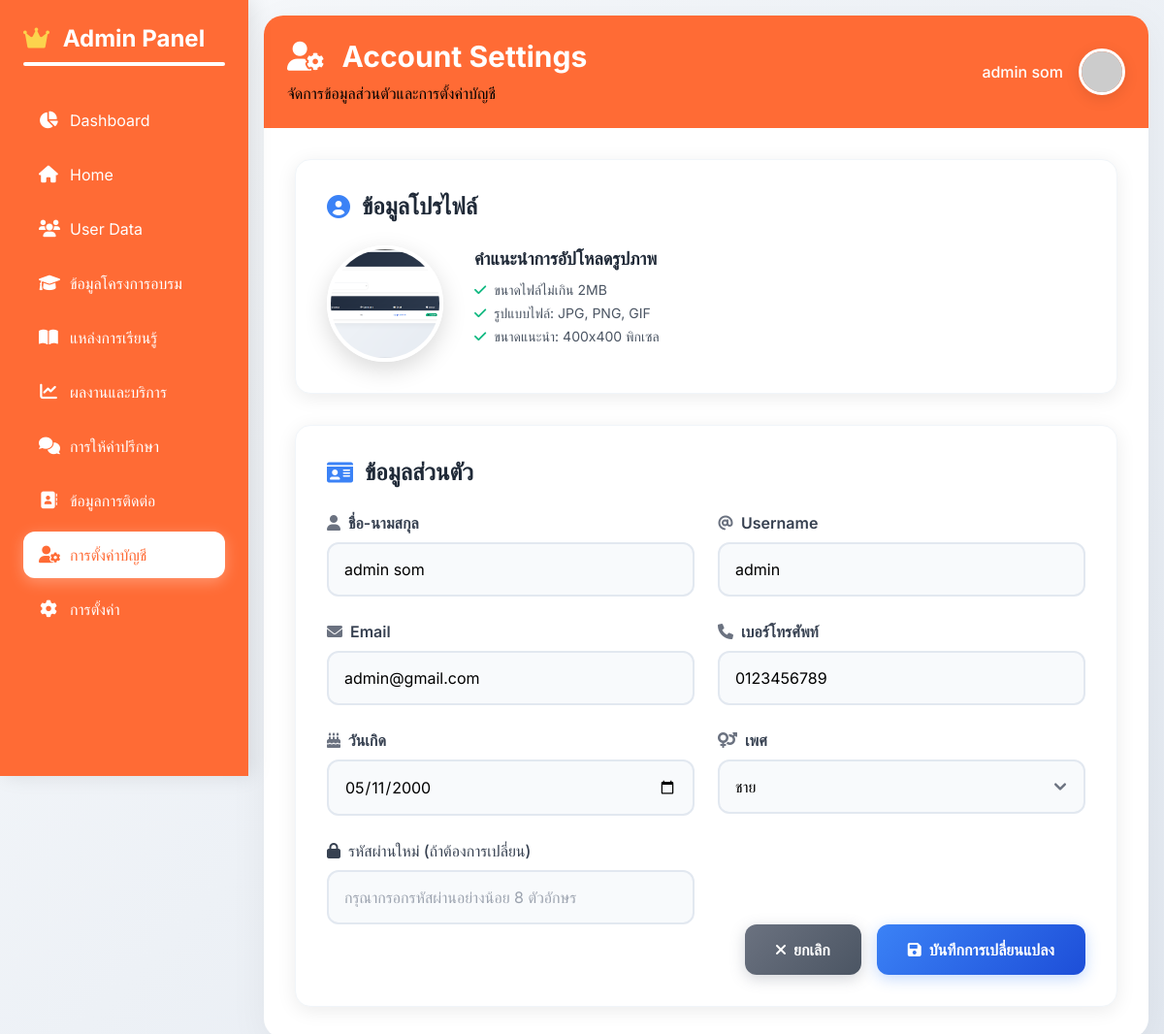
/admin/account_setting.php (signed in), run on the app's committed database.
### tables this page shows
CREATE TABLE `members` (
  `id` int(11) NOT NULL,
  `MemberID` varchar(20) NOT NULL,
  `FullName` varchar(100) NOT NULL,
  `ProfileImage` varchar(255) DEFAULT NULL,
  `Username` varchar(50) NOT NULL,
  `Password` varchar(255) NOT NULL,
  `Email` varchar(100) DEFAULT NULL,
  `Telephone` varchar(20) DEFAULT NULL,
  `BirthDate` date DEFAULT NULL,
  `Occupation` varchar(100) DEFAULT NULL,
  `Address` text DEFAULT NULL,
  `District` varchar(100) DEFAULT NULL,
  `SubDistrict` varchar(100) DEFAULT NULL,
  `Province` varchar(100) DEFAULT NULL,
  `ZipCode` varchar(10) DEFAULT NULL,
  `role_id` int(11) DEFAULT NULL,
  `Gender` varchar(10) NOT NULL DEFAULT 'อื่น ๆ',
  `Firstname` varchar(50) NOT NULL,
  `Lastname` varchar(50) NOT NULL
);

### functions/admin/account_setting.php (called while the page is built, shortened)
<?php
require_once __DIR__ . '/../../config/db.php';
$userId = $_SESSION['user_id'];
function getAdminById($conn, $userId) {
    $stmt = $conn->prepare("SELECT id, FullName, Username, Email, BirthDate, Telephone, Gender, ProfileImage FROM members WHERE id = ? AND role_id = 1");
    $stmt->bind_param("i", $userId);
    $stmt->execute();
    $result = $stmt->get_result();
    if ($result->num_rows === 1) {
        $user = $result->fetch_assoc();
        return $user;
    }
    return null;
}
$user = getAdminById($conn, $userId);
?>

### admin/account_setting.php (the view, shortened to what this page needs)
<?php
require_once '../config/db.php';
require_once '../functions/admin/account_setting.php';
$fullName = $user['FullName'];
$username = $user['Username'];
$email = $user['Email'];
$phone = $user['Telephone'];
$gender = $user['Gender'];
$birthday = date('Y-m-d', strtotime($user['BirthDate']));
?>
<!DOCTYPE html>
<html lang="th">
<head>
    <link href="https://unpkg.com/tailwindcss@^2/dist/tailwind.min.css" rel="stylesheet">
    <link href="https://cdnjs.cloudflare.com/ajax/libs/font-awesome/6.0.0/css/all.min.css" rel="stylesheet">
</head>
<body>
    <div class="flex min-h-screen">
        <?php include '../includes/sidebarAdmin.php'; ?>
        <div class="flex-1">
            <div class="main-content animate-fade-in-up">
                <div class="header-gradient p-6">
                    <div class="flex justify-between items-center">
                        <div>
                            <h1 class="text-3xl font-bold text-white mb-2">
                                <i class="fas fa-user-cog mr-3"></i>
                                Account Settings
                            </h1>
                            <p class="text-slate-300">จัดการข้อมูลส่วนตัวและการตั้งค่าบัญชี</p>
                        </div>
                        <div class="flex items-center space-x-4">
                            <span class="text-white font-medium"><?= htmlspecialchars($fullName) ?></span>
                            <img src="https://via.placeholder.com/40" class="rounded-full w-12 h-12 profile-img-header" alt="Profile">
                        </div>
                    </div>
                </div>
                <div class="p-8">
                    <form id="form" action="../functions/admin/account_setting.php" method="post" enctype="multipart/form-data" class="space-y-6">
                        <div class="form-section">
                            <div class="flex items-center mb-6">
                                <i class="fas fa-user-circle text-blue-500 text-2xl mr-3"></i>
                                <h2 class="text-2xl font-bold text-gray-800">ข้อมูลโปรไฟล์</h2>
                            </div>
                            <div class="flex flex-col md:flex-row items-start gap-8">
                                <div class="profile-upload relative">
                                    <img src="<?= !empty($user['ProfileImage']) ? '../uploads/profileAdmin/' . htmlspecialchars($user['ProfileImage']) : 'https://via.placeholder.com/120' ?>"
                                        class="profile-img" id="profilePreview" alt="Profile">
                                </div>
                                <div class="flex-1 space-y-4">
                                    <div>
                                        <p class="text-lg font-semibold text-gray-800 mb-2">คำแนะนำการอัปโหลดรูปภาพ</p>
                                        <ul class="text-sm text-gray-600 space-y-1">
                                            <li><i class="fas fa-check text-green-500 mr-2"></i>ขนาดไฟล์ไม่เกิน 2MB</li>
                                            <li><i class="fas fa-check text-green-500 mr-2"></i>รูปแบบไฟล์: JPG, PNG, GIF</li>
                                            <li><i class="fas fa-check text-green-500 mr-2"></i>ขนาดแนะนำ: 400x400 พิกเซล</li>
                                        </ul>
                                    </div>
                                </div>
                            </div>
                        </div>
                        <div class="form-section">
                            <div class="flex items-center mb-6">
                                <i class="fas fa-id-card text-blue-500 text-2xl mr-3"></i>
                                <h2 class="text-2xl font-bold text-gray-800">ข้อมูลส่วนตัว</h2>
                            </div>
                            <div class="form-grid">
                                <div>
                                    <label class="form-label"><i class="fas fa-user text-gray-500"></i>ชื่อ-นามสกุล</label>
                                    <input name="FullName" class="form-input w-full" type="text"
                                        value="<?= htmlspecialchars($fullName) ?>" placeholder="กรุณากรอกชื่อ-นามสกุล">
                                </div>
                                <div>
                                    <label class="form-label"><i class="fas fa-at text-gray-500"></i>Username</label>
                                    <input name="Username" class="form-input w-full" type="text"
                                        value="<?= htmlspecialchars($username) ?>" placeholder="กรุณากรอก Username">
                                </div>
                                <div>
                                    <label class="form-label"><i class="fas fa-envelope text-gray-500"></i>Email</label>
                                    <input name="Email" class="form-input w-full" type="email"
                                        value="<?= htmlspecialchars($email) ?>" placeholder="กรุณากรอก Email">
                                </div>
                                <div>
                                    <label class="form-label"><i class="fas fa-phone text-gray-500"></i>เบอร์โทรศัพท์</label>
                                    <input name="Phone" class="form-input w-full" type="text"
                                        value="<?= htmlspecialchars($phone) ?>" placeholder="กรุณากรอกเบอร์โทรศัพท์">
                                </div>
                                <div>
                                    <label class="form-label"><i class="fas fa-birthday-cake text-gray-500"></i>วันเกิด</label>
                                    <input name="Birthday" class="form-input w-full" type="date"
                                        value="<?= htmlspecialchars($birthday ?? '') ?>">
                                </div>
                                <div>
                                    <label class="form-label"><i class="fas fa-venus-mars text-gray-500"></i>เพศ</label>
                                    <select name="Gender" class="form-input custom-select w-full">
                                        <option value="ชาย" <?= $gender === 'ชาย' ? 'selected' : '' ?>>ชาย</option>
                                    </select>
                                </div>
                            <div>
                                <label class="block font-medium mb-2 text-gray-700">
                                    <i class="fas fa-lock mr-2"></i>รหัสผ่านใหม่ (ถ้าต้องการเปลี่ยน)
                                </label>
                                <input type="password" name="Password" id="Password" class="form-input w-full"
                                    placeholder="กรุณากรอกรหัสผ่านอย่างน้อย 8 ตัวอักษร">
                            </div>
                            </div>
                            <div class="flex flex-col sm:flex-row gap-4 justify-end">
                                <button type="button" class="btn-secondary" onclick="window.location.reload();">
                                    <i class="fas fa-times mr-2"></i>ยกเลิก
                                </button>
                                <button type="submit" class="btn-primary">
                                    <i class="fas fa-save mr-2"></i>บันทึกการเปลี่ยนแปลง
                                </button>
                            </div>
                    </form>
                </div>
            </div>
        </div>
    </div>
</body>
</html>

### admin/account_setting.php (style rules this page uses)
* { font-family: 'Inter', sans-serif; }
body { background: linear-gradient(135deg, #f8fafc 0%, #e2e8f0 100%); }
.main-content { background: white; border-radius: 20px; box-shadow: 0 10px 40px rgba(0, 0, 0, 0.05); margin: 1rem; }
.header-gradient { background-color: #ff6b35; border-radius: 20px 20px 0 0; }
.form-section { background: white; border-radius: 16px; box-shadow: 0 4px 20px rgba(0, 0, 0, 0.08); border: 1px solid #f1f5f9; padding: 2rem; margin-bottom: 2rem; }
.form-input { border: 2px solid #e2e8f0; border-radius: 12px; padding: 0.875rem 1rem; transition: all 0.3s ease; background: #f8fafc; }
.form-label { font-weight: 600; color: #374151; margin-bottom: 0.5rem; display: flex; align-items: center; gap: 0.5rem; }
.profile-upload { position: relative; display: inline-block; }
.profile-img { width: 120px; height: 120px; border-radius: 50%; object-fit: cover; border: 4px solid white; box-shadow: 0 8px 25px rgba(0, 0, 0, 0.15); transition: all 0.3s ease; }
.btn-primary { background: linear-gradient(135deg, #3b82f6 0%, #1d4ed8 100%); color: white; border: none; border-radius: 12px; padding: 0.875rem 2rem; font-weight: 600; transition: all 0.3s ease; box-shadow: 0 4px 15px rgba(59, 130, 246, 0.3); }
.btn-secondary { background: linear-gradient(135deg, #6b7280 0%, #4b5563 100%); color: white; border: none; border-radius: 12px; padding: 0.875rem 2rem; font-weight: 600; transition: all 0.3s ease; box-shadow: 0 4px 15px rgba(107, 114, 128, 0.3); }
.profile-img-header { border: 3px solid white; box-shadow: 0 4px 15px rgba(0, 0, 0, 0.1); }
.form-grid { display: grid; grid-template-columns: repeat(auto-fit, minmax(300px, 1fr)); gap: 1.5rem; }
.animate-fade-in-up { animation: fadeInUp 0.6s ease-out; }
.custom-select { background-position: right 0.75rem center; background-repeat: no-repeat; background-size: 1.5em 1.5em; padding-right: 2.5rem; appearance: none; }

### data on the page
members: FullName "admin som", ProfileImage (picture), Username "admin", Email "admin@gmail.com", Phone "0123456789", Birthday "05/11/2000", Gender "ชาย"
